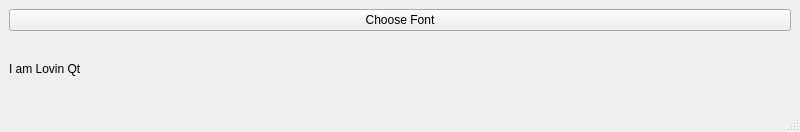
<?xml version="1.0" encoding="UTF-8"?>
<ui version="4.0">
 <class>MainWindow</class>
 <widget class="QMainWindow" name="MainWindow">
  <property name="geometry">
   <rect>
    <x>0</x>
    <y>0</y>
    <width>800</width>
    <height>132</height>
   </rect>
  </property>
  <property name="windowTitle">
   <string>MainWindow</string>
  </property>
  <widget class="QWidget" name="centralwidget">
   <layout class="QVBoxLayout" name="verticalLayout">
    <item>
     <widget class="QPushButton" name="chooseFontButton">
      <property name="text">
       <string>Choose Font</string>
      </property>
     </widget>
    </item>
    <item>
     <widget class="QLabel" name="label">
      <property name="text">
       <string>I am Lovin Qt</string>
      </property>
     </widget>
    </item>
   </layout>
  </widget>
  <widget class="QMenuBar" name="menubar">
   <property name="geometry">
    <rect>
     <x>0</x>
     <y>0</y>
     <width>800</width>
     <height>21</height>
    </rect>
   </property>
  </widget>
  <widget class="QStatusBar" name="statusbar"/>
 </widget>
 <resources/>
 <connections/>
</ui>
